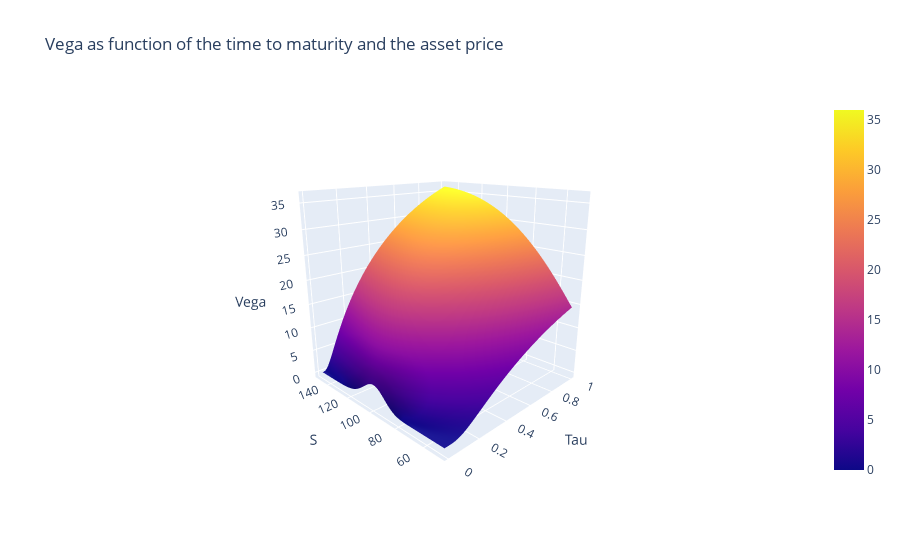

The notebook cell this image was saved under:
### Code cell
layout = go.Layout(title='Vega as function of the time to maturity and the asset price', 
                   scene = dict(xaxis_title = 'Tau', yaxis_title = 'S', zaxis_title = 'Vega', 
                                camera_eye = dict(x=-1.6, y=-1.6, z=0.7)))

fig = go.Figure(data=[go.Surface(z=Vega, x=Tau_grid, y=S_grid)], layout=layout)

# interactive plot
iplot(fig)

plot(fig, filename='Vega.html')

### Figure 1 — Plotly figure (JSON) as saved in the notebook; plotly's stock layout.template omitted (floating-point values rounded to 4 significant figures; data arrays with more than 128 entries replaced by an {"elided": "..."} marker saying what was removed)
{"data": [{"type": "surface", "x": [0.01, 0.02678, 0.04356, 0.06034, 0.07712, 0.0939, 0.1107, 0.1275, 0.1442, 0.161, 0.1778, 0.1946, 0.2114, 0.2281, 0.2449, 0.2617, 0.2785, 0.2953, 0.312, 0.3288, 0.3456, 0.3624, 0.3792, 0.3959, 0.4127, 0.4295, 0.4463, 0.4631, 0.4798, 0.4966, 0.5134, 0.5302, 0.5469, 0.5637, 0.5805, 0.5973, 0.6141, 0.6308, 0.6476, 0.6644, 0.6812, 0.698, 0.7147, 0.7315, 0.7483, 0.7651, 0.7819, 0.7986, 0.8154, 0.8322, 0.849, 0.8658, 0.8825, 0.8993, 0.9161, 0.9329, 0.9497, 0.9664, 0.9832, 1], "y": [50, 51.69, 53.39, 55.08, 56.78, 58.47, 60.17, 61.86, 63.56, 65.25, 66.95, 68.64, 70.34, 72.03, 73.73, 75.42, 77.12, 78.81, 80.51, 82.2, 83.9, 85.59, 87.29, 88.98, 90.68, 92.37, 94.07, 95.76, 97.46, 99.15, 100.8, 102.5, 104.2, 105.9, 107.6, 109.3, 111.0, 112.7, 114.4, 116.1, 117.8, 119.5, 121.2, 122.9, 124.6, 126.3, 128.0, 129.7, 131.4, 133.1, 134.7, 136.4, 138.1, 139.8, 141.5, 143.2, 144.9, 146.6, 148.3, 150.0], "z": {"elided": "60x60 float values"}}], "layout": {"scene": {"camera": {"eye": {"x": -1.6, "y": -1.6, "z": 0.7}}, "xaxis": {"title": {"text": "Tau"}}, "yaxis": {"title": {"text": "S"}}, "zaxis": {"title": {"text": "Vega"}}}, "title": {"text": "Vega as function of the time to maturity and the asset price"}}}
